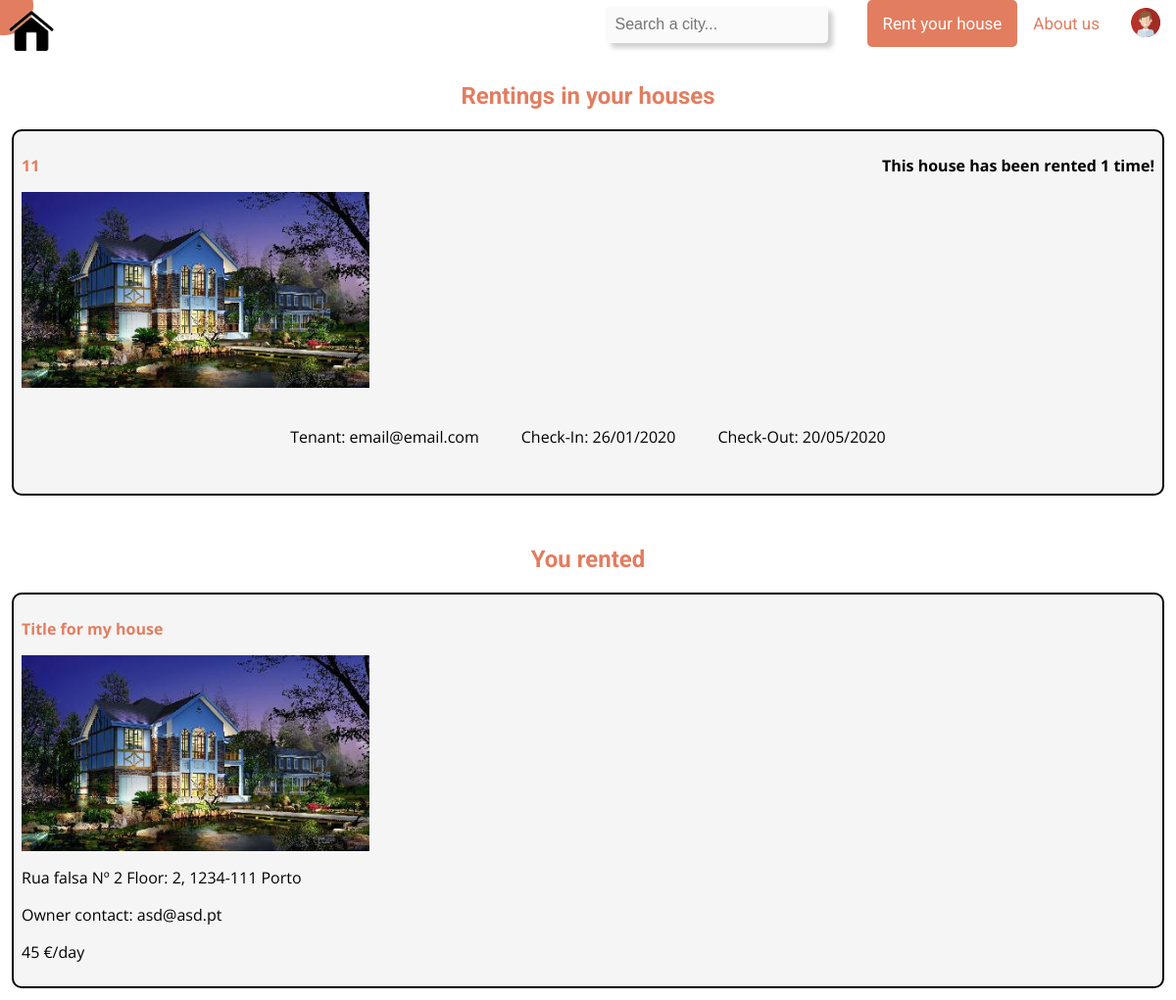
The app's page /my_rent_listing.php (signed in) with its own data.
### tables this page shows
CREATE TABLE House (
    houseID INTEGER PRIMARY KEY AUTOINCREMENT,
    owner TEXT NOT NULL,
    availability_start DATETIME NOT NULL,
    availability_end DATETIME NOT NULL,

    city TEXT NOT NULL,
    region TEXT NOT NULL,
    country TEXT NOT NULL,
    street TEXT NOT NULL,
    door INTEGER NOT NULL,
    floor TEXT NOT NULL,
    postal_code TEXT NOT NULL,

    title VARCHAR(64) NOT NULL,
    daily_price FLOAT NOT NULL,
    n_beds INTEGER NOT NULL,
    animals BOOLEAN NOT NULL DEFAULT FALSE,
    kitchen BOOLEAN NOT NULL,
    internet BOOLEAN NOT NULL,
    air_con BOOLEAN NOT NULL,
    low_mobility BOOLEAN NOT NULL,
    washing_machine BOOLEAN NOT NULL,
    img_count INTEGER NOT NULL,
    house_description TEXT,
    active BOOLEAN NOT NULL DEFAULT TRUE,

    FOREIGN KEY(owner) REFERENCES User(email),
    CHECK(availability_end > availability_start),
    UNIQUE(city, region, country, street, door, floor, postal_code)
);

CREATE TABLE Rent (
    user TEXT NOT NULL,
    house INTEGER NOT NULL,
    rent_start DATETIME NOT NULL,
    rent_end DATETIME NOT NULL,
    rating INTEGER DEFAULT NULL,
    comments TEXT DEFAULT NULL,
    PRIMARY KEY(house, rent_start),
    FOREIGN KEY(user) REFERENCES User(email),
    FOREIGN KEY(house) REFERENCES House(houseID),
    CHECK(rent_end > rent_start),
    CHECK(rating BETWEEN 1 AND 5 OR rating = NULL)
);

### database/house_q.php (called while the page is built, shortened)
<?php
include_once('connection.php');
function try_get_house_by_id($id) {
    global $db;
    $stmt = $db->prepare('SELECT * FROM House WHERE houseID = ?');
    $stmt->execute(array($id));
    $house_data = $stmt->fetch();
    if ($house_data !== false)
        return $house_data;
    else
        return NULL;
}
function try_get_houses_by_owner_email($email) {
    global $db;
    $stmt = $db->prepare('SELECT * FROM House WHERE owner = ?');
    $stmt->execute(array($email));
    $houses_data = $stmt->fetchAll();
    if ($houses_data !== false)
        return $houses_data;
    else
        return NULL;
}
function try_get_rents_by_user_email($email) {
    global $db;
    $stmt = $db->prepare('SELECT * FROM Rent WHERE user = ?');
    $stmt->execute(array($email));
    $rents_data = $stmt->fetchAll();
    if ($rents_data !== false)
        return $rents_data;
    else
        return NULL;
}
function try_get_rents_by_house($id) {
    global $db;
    $stmt = $db->prepare('SELECT * FROM Rent WHERE house= ?');
    $stmt->execute(array($id));
    $rent_listings = $stmt->fetchAll();
    if ($rent_listings !== false)
        return $rent_listings;
    else
        return NULL;
}
?>

### my_rent_listing.php (the view, shortened to what this page needs)
<?php
	include_once('templates/header.php');
	include_once('templates/navbar.php');
	include_once('database/connection.php');
    include_once('database/house_q.php');
    $email = $_SESSION['email'];
    ?>
    <h2>Rentings in your houses</h2>
    <?php
    $houses = try_get_houses_by_owner_email($email);
    if (!empty($houses)) {
        foreach($houses as $house) {
            $rents = try_get_rents_by_house($house['houseID']);
            $title = $house['title'];
            $id = $house['houseID'];
            $path = "images/houses/h$id/medium/h$id.jpg";
            $count = count($rents);
            if($count > 0){
                ?>
                <article id="house_simple_no_hover">
                    <header id="house_header">
                        <h2><?=$title?></h2>
                        <h3>This house has been rented <?php if ($count == 1) {echo $count; echo " time!";} else {echo $count; echo " times!";} ?></h2>
                    </header>
                    <article>
                        <img src="<?php echo $path?>" width="355" height="200">
                        <?php
                        foreach($rents as $rent) {
                        $tenant = $rent['user'];
                        $checkin = date('d/m/Y', $rent['rent_start']);
                        $checkout = date('d/m/Y', $rent['rent_end']);
                        ?>
                        <div id="rent_info">
                            <p id="tenant">Tenant: <?=$tenant?></p>
                            <p id="checkin">Check-In: <?=$checkin?></p>
                            <p id="checkin">Check-Out: <?=$checkout?></p>
                        </div>
                        <?php
                        }
                        ?>
                        </article>
                </article><?php
            }
        }
    } else {
        ?>
        <h3 class="empty">Your houses have no rentings or you have no houses</h3>
        <?php
    }
    ?>
    <br><h2>You rented</h2>
    <?php
    $rents = try_get_rents_by_user_email($email);
    if (!empty($rents)) {
        foreach($rents as $rent) {
            $id = $rent['house'];
            $house = try_get_house_by_id($id);
            $path = "images/houses/h$id/medium/h$id.jpg";
            ?>
            <div id="house_simple_no_hover">
                <article>
                    <header id="house_header">
                        <h2><?=$house['title']?></h2>
                    </header>
                    <img src=<?php echo $path?> width="355" height="200">
                    <p id="address"><?php printf("%s Nº %s Floor: %s, %s %s\n", $house['street'], $house['door'], $house['floor'], $house['postal_code'], $house['city']); ?></p>
                    <p id="owner">Owner contact: <?=$house['owner']?></p>
                    <p id="price"><?=$house['daily_price']?> €/day</p>
                </article>
            </div>
            <?php
        }
    }else {
        ?>
        <h3 class="empty">Your houses have no rentings or you have no houses</h3>
        <?php
    }
    include_once('templates/footer.php');
?>

### css/style.css (style rules this page uses)
body { background-color: #ffffff; margin: 0em; font-family: 'Open Sans', sans-serif; }
#registerform h1, h2 ,#signup-container h1, h2 { text-align: center; color:#e27d60; }
#rent_info { width: 60%; margin: 2% 20%; }

### css/popup.css (style rules this page uses)
body { font-family: 'Open Sans', sans-serif; }
* { box-sizing: border-box; }

### my_rent_listing.php (style rules this page uses)
#house_simple_no_hover { font-family: 'Open Sans', sans-serif; margin: 1%; width: 98%; padding: 0.5em; background: #f5f5f5; border-radius: 10px; border-style: solid; border-width: 2px; border-color: black; }
#house_header { display: flex; flex-direction: row; justify-content: space-between; font-size: 1em; font-weight: bold; margin: 0em 0em; }
#house_header h2, #house_header h3 { font-size: 1em; font-weight: bold; margin: 1em 0em; }
#rent_info { flex-grow: 2; display: flex; flex-direction: row; justify-content: space-evenly; }

### templates/logged_popup.php (style rules this page uses)
body { font-family: 'Roboto', sans-serif; }
* { box-sizing: border-box; }

### records on screen
house: title "11", count "1"
rent: user "email@email.com", rent_start "26/01/2020", rent_end "20/05/2020"
rent: house.title "Title for my house", house.street "Rua falsa", house.door "2", house.floor "2", house.postal_code "1234-111", house.city "Porto", house.owner "asd@asd.pt", house.daily_price "45"
